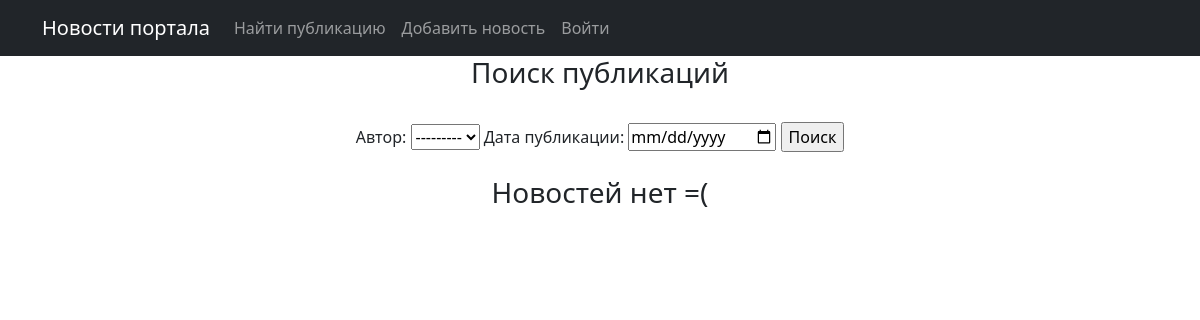
The app's page /search, older data.
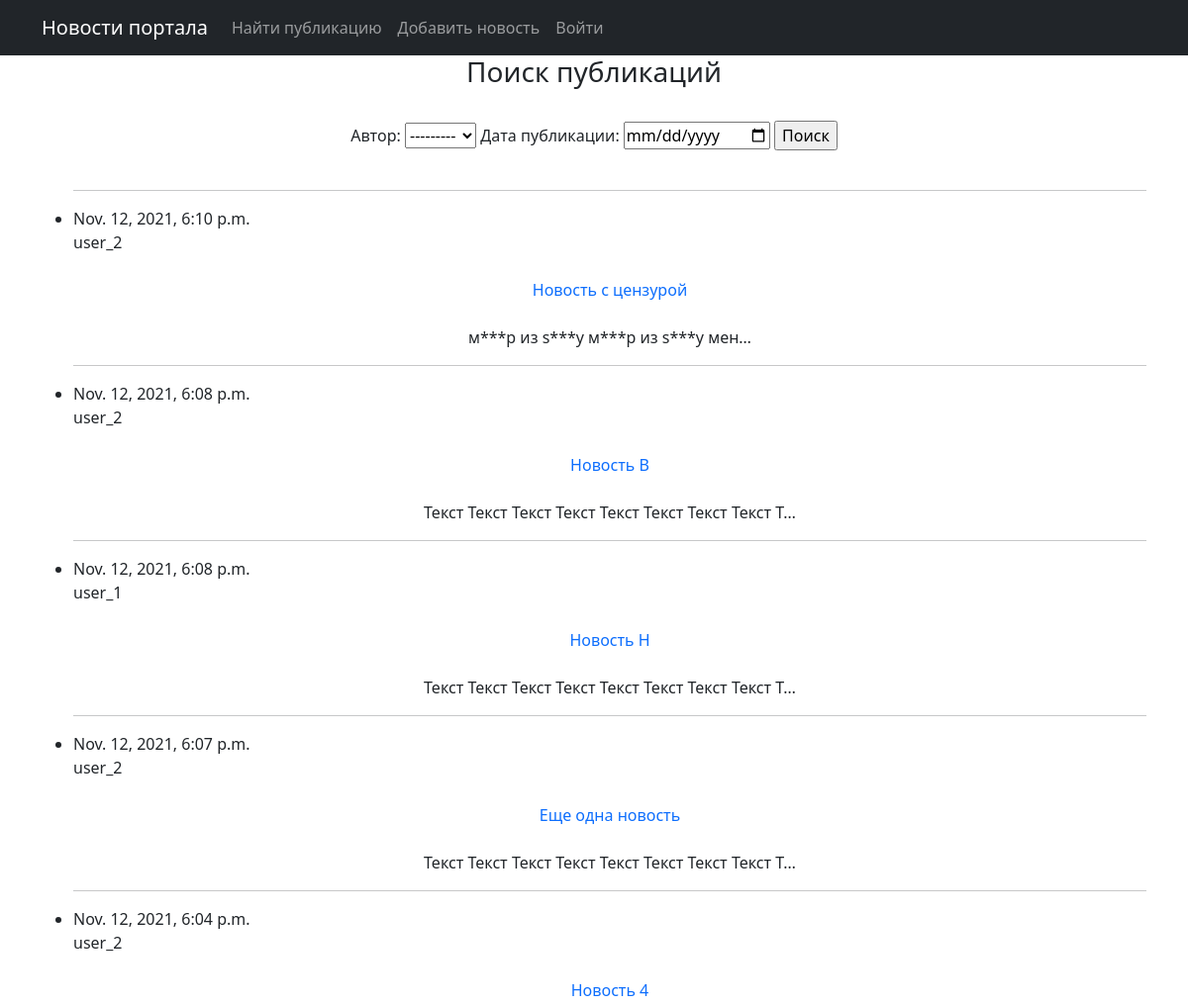
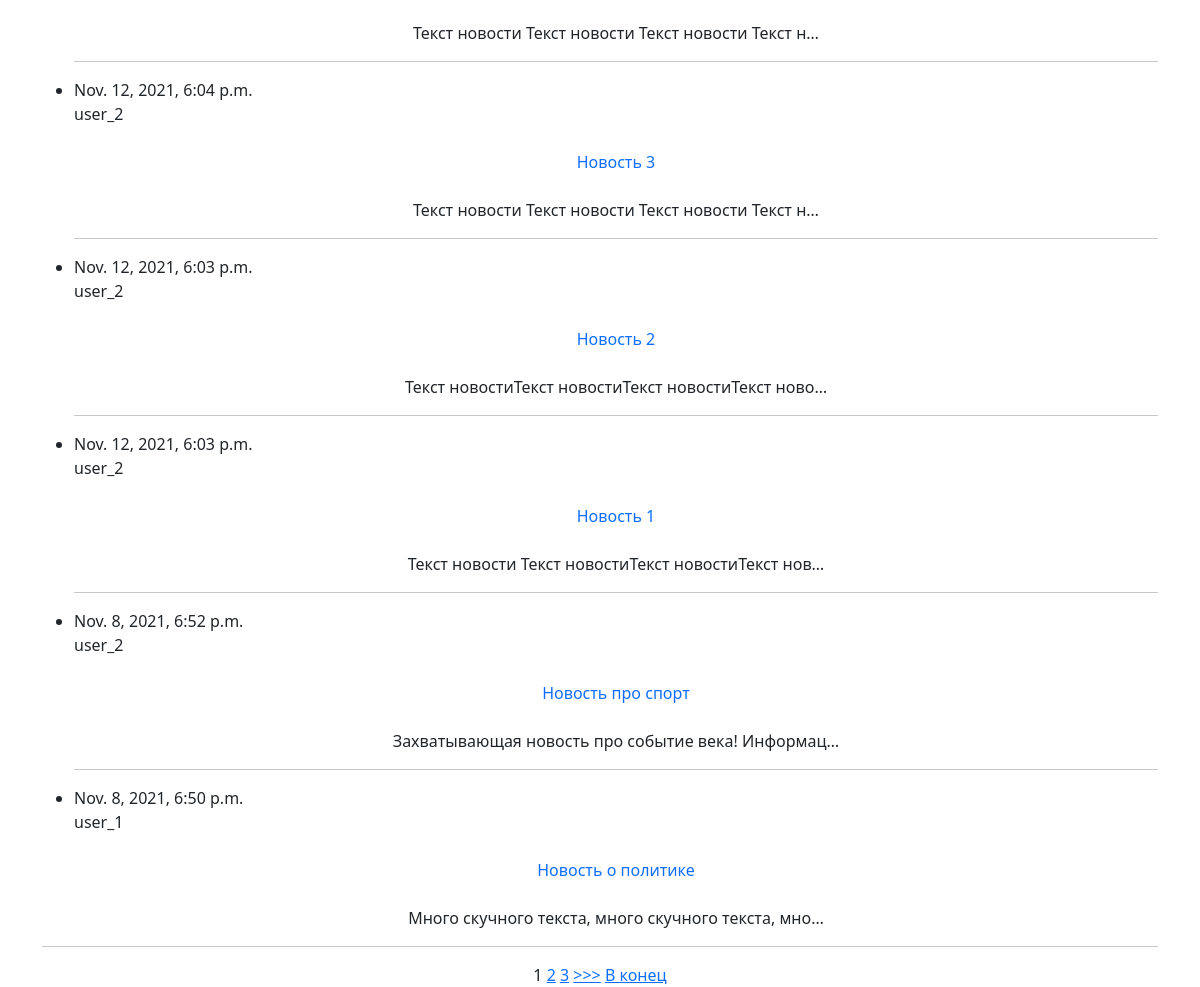
The same page, newer data (2 pictures, top to bottom).
### news/models.py (models this page shows, shortened)
class Post(models.Model):
    article = "AR"
    news = "NW"
    POST_TYPE = [(article, 'Статья'), (news, 'Новость')]
    id_author = models.ForeignKey(Author, on_delete=models.CASCADE)
    type = models.CharField(max_length=2, choices=POST_TYPE, default=article)
    created = models.DateTimeField(auto_now_add=True)
    id_post_category = models.ManyToManyField(Category, through="PostCategory")
    header = models.CharField(max_length=255)
    text = models.TextField()
    rating = models.IntegerField(default=0)

class Author(models.Model):
    id_user = models.OneToOneField(User, on_delete=models.CASCADE)
    rating = models.IntegerField(default=0)
    def __str__(self):
        return self.id_user.username

### news/views.py (the view)
# urls.py: path('search', SearchList.as_view()),
class SearchList(PostList):
    template_name = 'search.html'
    def get_context_data(self, **kwargs):
        context = super().get_context_data(**kwargs)
        context['filter'] = PostFilter(self.request.GET, queryset=self.get_queryset())
        return context

### news/templatetags/news_filters.py (called while the page is built)
@register.filter(name='censor')
def censor(value):
    if isinstance(value, str):
        result = str(value)
        for key in censor_dict.keys():
            result = result.replace(key, censor_dict[key])
        return result
    else:
        raise ValueError(f'Нельзя отфильтровать тип, отличный от {type(value)}')

### news/views.py (called while the page is built)
    def get_context_data(self, **kwargs):
        context = super().get_context_data(**kwargs)
        context['is_not_author'] = not self.request.user.groups.filter(name='authors').exists()
        return context

### templates/search.html (shortened to what this page needs)
{% extends 'flatpages/default.html' %}
{% load news_filters %}
{% block content %}
    <h3>Поиск публикаций</h3>
    <br>
    <form method="GET">
        {{ filter.form }}
        <input type="submit" value="Поиск">
    </form>
    <br>
    {% if postList %}
        <ul>
        {% for record in filter.qs %}
            <hr>
            <li>
                <p align="left">
                    {{ record.created }}<br>{{ record.id_author }}
                </p>
                <p>
                    <a class="nav-link" href="/post/{{ record.pk }}">{{ record.header|censor }}</a>
                </p>
                <p>
                    {{ record.text|truncatechars:50|censor }}
                </p>
            </li>
        {% endfor %}
        </ul>
        <hr>
        {% if is_paginated %}
            {% for num in page_obj.paginator.page_range %}
                {% if page_obj.number == num %}
                    <a>{{ num }}</a>
                {% elif num > page_obj.number|add:'-3' and num < page_obj.number|add:'3' %}
                    <a href="?page={{ num }}">{{ num }}</a>
                {% endif %}
            {% endfor %}
            {% if page_obj.has_next %}
                <a href="?page={{ page_obj.next_page_number }}">>>></a>
                <a href="?page={{ page_obj.paginator.num_pages }}">В конец</a>
            {% endif %}
        {% endif %}
    {% else %}
        <h3>Новостей нет =(</h3>
    {% endif %}
{% endblock content %}

Row changes from the older to the newer data that the page shows:
added Post: created "Nov. 12, 2021, 6:10 p.m.", id_author "user_2", header|censor "Новость с цензурой", text|censor "м***р из s***y м***р из s***y мен…"
added Post: created "Nov. 12, 2021, 6:08 p.m.", id_author "user_2", header|censor "Новость В", text|censor "Текст Текст Текст Текст Текст Текст Текст Текст Т…"
added Post: created "Nov. 12, 2021, 6:08 p.m.", id_author "user_1", header|censor "Новость Н", text|censor "Текст Текст Текст Текст Текст Текст Текст Текст Т…"
added Post: created "Nov. 12, 2021, 6:07 p.m.", id_author "user_2", header|censor "Еще одна новость", text|censor "Текст Текст Текст Текст Текст Текст Текст Текст Т…"
added Post: created "Nov. 12, 2021, 6:04 p.m.", id_author "user_2", header|censor "Новость 4", text|censor "Текст новости Текст новости Текст новости Текст н…"
added Post: created "Nov. 12, 2021, 6:04 p.m.", id_author "user_2", header|censor "Новость 3", text|censor "Текст новости Текст новости Текст новости Текст н…"
added Post: created "Nov. 12, 2021, 6:03 p.m.", id_author "user_2", header|censor "Новость 2", text|censor "Текст новостиТекст новостиТекст новостиТекст ново…"
added Post: created "Nov. 12, 2021, 6:03 p.m.", id_author "user_2", header|censor "Новость 1", text|censor "Текст новости Текст новостиТекст новостиТекст нов…"
added Post: created "Nov. 8, 2021, 6:52 p.m.", id_author "user_2", header|censor "Новость про спорт", text|censor "Захватывающая новость про событие века! Информац…"
added Post: created "Nov. 8, 2021, 6:50 p.m.", id_author "user_1", header|censor "Новость о политике", text|censor "Много скучного текста, много скучного текста, мно…"
Text that changed along with them:
new list line: "1"
new list line: "2"
new list line: "3"
text no longer shown: "Новостей нет =("
text now shown: ">>> В конец"
